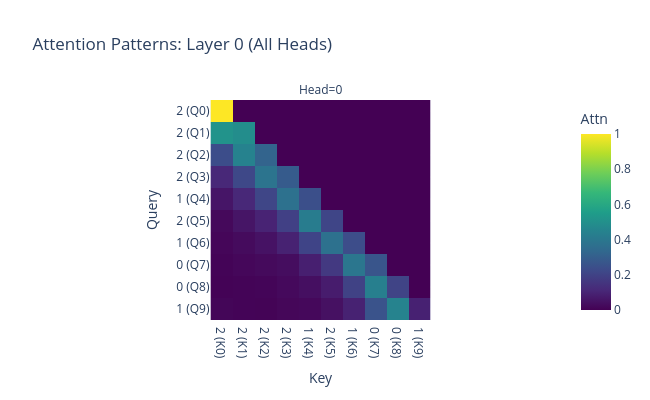

Notebook code cell kept with this figure:
### Code cell
history=process.generate_process_history(total_length=10)
input_seq=torch.tensor([history.symbols],dtype=torch.long,device=device)
# input_seq=torch.tensor([[0, 0, 1, 0, 1, 2, 0, 1, 0, 1]],dtype=torch.long,device=device)
print(input_seq)
logits, cache = model.run_with_cache(input_seq)
token_labels = [str(t.item()) for t in input_seq[0]]
plot_attention_heatmap(cache, layer_idx=None, head_idx=None, tokens=token_labels)

print(f"model{model_name}")

### Figure 1 — Plotly figure (JSON) as saved in the notebook; plotly's stock layout.template omitted (floating-point values rounded to 4 significant figures)
{"data": [{"coloraxis": "coloraxis", "hovertemplate": "Key: %{x}<br>Query: %{y}<br>Attn: %{z}<extra></extra>", "name": "0", "type": "heatmap", "x": ["2 (K0)", "2 (K1)", "2 (K2)", "2 (K3)", "1 (K4)", "2 (K5)", "1 (K6)", "0 (K7)", "0 (K8)", "1 (K9)"], "xaxis": "x", "y": ["2 (Q0)", "2 (Q1)", "2 (Q2)", "2 (Q3)", "1 (Q4)", "2 (Q5)", "1 (Q6)", "0 (Q7)", "0 (Q8)", "1 (Q9)"], "yaxis": "y", "z": [[1.0, 0.0, 0.0, 0.0, 0.0, 0.0, 0.0, 0.0, 0.0, 0.0], [0.5109, 0.4891, 0.0, 0.0, 0.0, 0.0, 0.0, 0.0, 0.0, 0.0], [0.2364, 0.4444, 0.3192, 0.0, 0.0, 0.0, 0.0, 0.0, 0.0, 0.0], [0.1114, 0.2179, 0.3843, 0.2865, 0.0, 0.0, 0.0, 0.0, 0.0, 0.0], [0.05794, 0.1117, 0.2116, 0.3735, 0.2453, 0.0, 0.0, 0.0, 0.0, 0.0], [0.02177, 0.05669, 0.09758, 0.1932, 0.4206, 0.2101, 0.0, 0.0, 0.0, 0.0], [0.01468, 0.02903, 0.04964, 0.09335, 0.206, 0.3723, 0.235, 0.0, 0.0, 0.0], [0.009353, 0.01801, 0.02483, 0.03489, 0.08613, 0.1692, 0.3915, 0.2661, 0.0, 0.0], [0.006514, 0.008857, 0.01108, 0.02326, 0.03925, 0.07665, 0.1981, 0.432, 0.2042, 0.0], [0.01298, 0.009312, 0.007278, 0.01575, 0.02094, 0.0443, 0.09403, 0.2563, 0.4473, 0.09174]]}], "layout": {"annotations": [{"font": {}, "showarrow": false, "text": "Head=0", "x": 0.5, "xanchor": "center", "xref": "paper", "y": 1, "yanchor": "bottom", "yref": "paper"}], "coloraxis": {"cmax": 1, "cmin": 0, "colorbar": {"title": {"text": "Attn"}}, "colorscale": [[0, "#440154"], [0.1111, "#482878"], [0.2222, "#3e4989"], [0.3333, "#31688e"], [0.4444, "#26828e"], [0.5556, "#1f9e89"], [0.6667, "#35b779"], [0.7778, "#6ece58"], [0.8889, "#b5de2b"], [1, "#fde725"]]}, "height": 400, "title": {"text": "Attention Patterns: Layer 0 (All Heads)"}, "width": 650, "xaxis": {"anchor": "y", "constrain": "domain", "domain": [0, 1], "scaleanchor": "y", "title": {"text": "Key"}}, "yaxis": {"anchor": "x", "autorange": "reversed", "constrain": "domain", "domain": [0, 1], "title": {"text": "Query"}}}}
